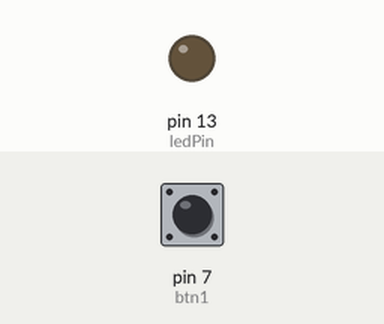
Recording of a sketch running on a simulated Arduino Uno, built with avr-gcc and run on an emulated ATmega328P. Parts: output pins drawn as LEDs (lit = HIGH). The inputs (shaded band) are chosen by the test bench; at power-on: pin 7 (btn1) LOW. What the sketch prints to the serial monitor is not drawn.

Above: at 1.2 s.
1.3 s: pin 7 (btn1) pulled HIGH for 0.15 s
At 1.4 s:
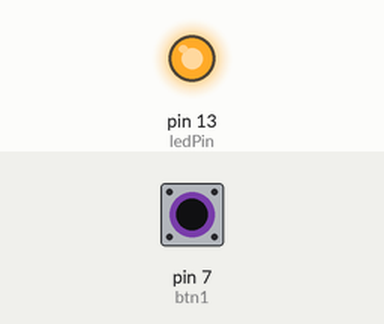
3.0 s: pin 7 (btn1) pulled HIGH for 3.2 s
At 6.6 s:
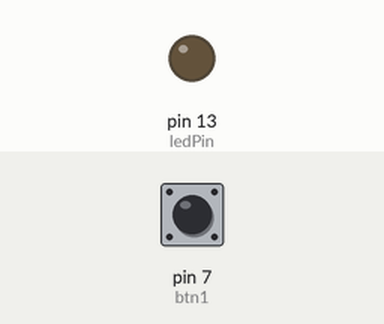
Timing chart, 0 to 8.1 s (numbered marks = the images above; inputs shaded):
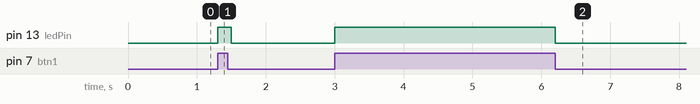

Measured:
- after the input at 1.3 s, pin 13 (ledPin): LOW → HIGH at once, → LOW 0.20 s later
- after the input at 3.0 s, pin 13 (ledPin): LOW → HIGH at once, → LOW 3.2 s later

The sketch:

boton.ino
```cpp
int btn1 = 7;

int ledPin = 13;

int estado = 0;

int sensor = 0;

void setup(){
  pinMode(ledPin, OUTPUT);
  pinMode(btn1, INPUT);
  //Utilizar el puerto serial
  Serial.begin(9600);
  }

void loop(){
  estado = digitalRead(btn1);

  if(estado == HIGH){
    digitalWrite(ledPin, HIGH);
    sensor = 1;
  }
else {

  digitalWrite(ledPin,LOW);
  sensor=1;

  }
  Serial.write(sensor);
  delay (100);
}
```
